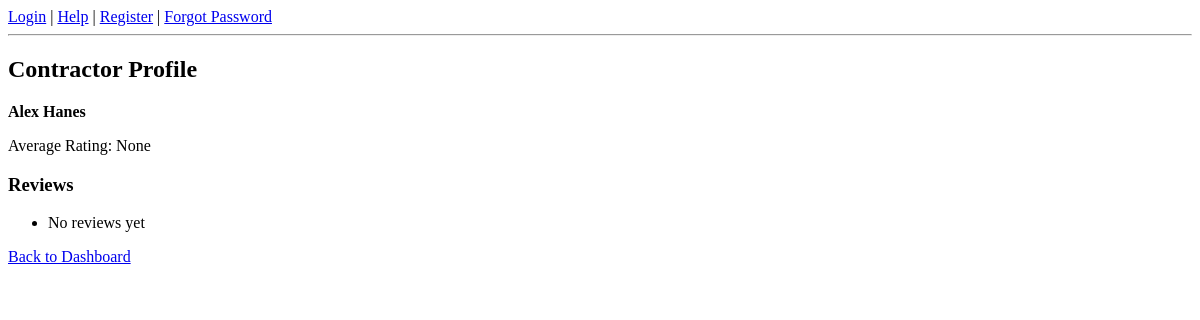
Before: /contractor_profile/4 with the older database file.
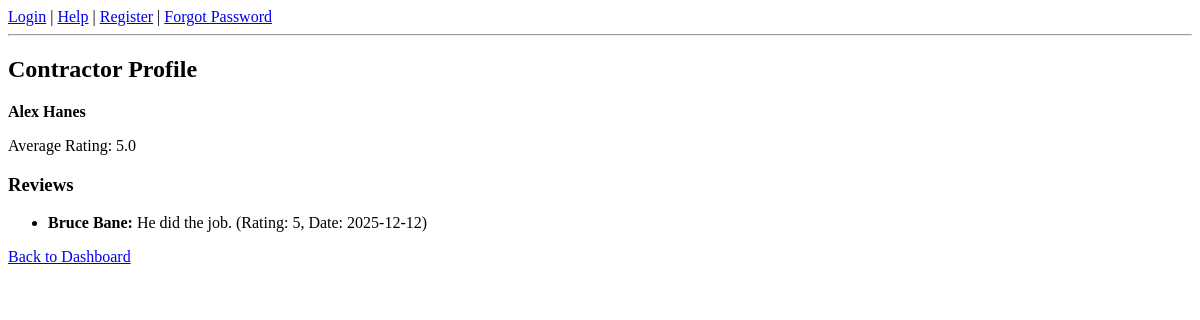
After: the same page with the newer database file.
### tables this page shows
CREATE TABLE Contractor (
    contractorID INTEGER PRIMARY KEY AUTOINCREMENT,
    userID INTEGER UNIQUE NOT NULL,
    companyID INTEGER,
    service TEXT,
    firstName TEXT NOT NULL,
    lastName TEXT NOT NULL,
    city TEXT,
    state CHAR(2),
    rating REAL, earnings REAL DEFAULT 0,
    FOREIGN KEY(userID) REFERENCES User(userID)
);

CREATE TABLE Review (
        reviewID INTEGER PRIMARY KEY AUTOINCREMENT,
        jobID INTEGER NOT NULL,
        clientID INTEGER NOT NULL,
        contractorID INTEGER NOT NULL,
        rating INTEGER CHECK(rating BETWEEN 1 AND 5),
        comment TEXT,
        date DATE NOT NULL,
        FOREIGN KEY(jobID) REFERENCES Job_Request(jobID),
        FOREIGN KEY(clientID) REFERENCES Client(clientID),
        FOREIGN KEY(contractorID) REFERENCES Contractor(contractorID)
    );

### app.py (the view)
@app.route("/contractor_profile/<int:contractor_id>")
def contractor_profile(contractor_id):
    conn = get_db()
    cur = conn.cursor()
    cur.execute("""
        SELECT firstName, lastName, rating
        FROM Contractor
        WHERE contractorID=?
    """, (contractor_id,))
    contractor = cur.fetchone()
    cur.execute("""
        SELECT r.comment, r.rating, r.date, c.firstName || ' ' || c.lastName AS clientName
        FROM Review r
        JOIN Client c ON r.clientID = c.clientID
        WHERE r.contractorID=?
        ORDER BY r.date DESC
    """, (contractor_id,))
    reviews = cur.fetchall()
    conn.close()
    return render_template(
        "contractor_profile.html",
        contractor=contractor,
        reviews=reviews
    )

### app.py (called while the page is built)
def get_db():
    conn = sqlite3.connect(DB_FILE)
    conn.row_factory = sqlite3.Row
    return conn

### templates/contractor_profile.html
{% extends "base.html" %}
{% block content %}
<h2>Contractor Profile</h2>
<p><strong>{{ contractor.firstName }} {{ contractor.lastName }}</strong></p>
<p>Average Rating: {{ contractor.rating or "No ratings yet" }}</p>
<h3>Reviews</h3>
<ul>
{% for r in reviews %}
    <li>
        <strong>{{ r.clientName }}:</strong> {{ r.comment }}
        (Rating: {{ r.rating }}, Date: {{ r.date }})
    </li>
{% else %}
    <li>No reviews yet</li>
{% endfor %}
</ul>
<a href="{{ url_for('dashboard_redirect') }}">Back to Dashboard</a>
{% endblock %}

### templates/base.html (shortened to what this page needs)
<!DOCTYPE html>
<html>
<head>
</head>
<body>
    <nav>
        {% if session.user_id %}
            <a href="/dashboard">Dashboard</a> |
            {% if session.role == 'contractor' %}
                <a href="/companies">View and Manage Companies</a> |
            {% else %}
                <a href="/companies">View Companies</a> |
            {% endif %}
            <a href="/contractors">See all Contractors (Info and Ratings)</a> |
            <a href="/profile/edit">Edit Profile</a> |
            <a href="/logout">Logout</a>
        {% else %}
            <a href="/login">Login</a> |
            <a href="/help">Help</a> |
            <a href="/register">Register</a> |
            <a href="/forgot">Forgot Password</a>
        {% endif %}
    </nav>
    <hr>
    {% block content %}{% endblock %}
</body>
</html>

Changed rows visible on the page:
changed Contractor "Alex": rating "None" → "5.0"
added Review: clientName "Bruce Bane", comment "He did the job.", rating "5", date "2025-12-12"
Other visible differences:
text no longer shown: "No reviews yet"
